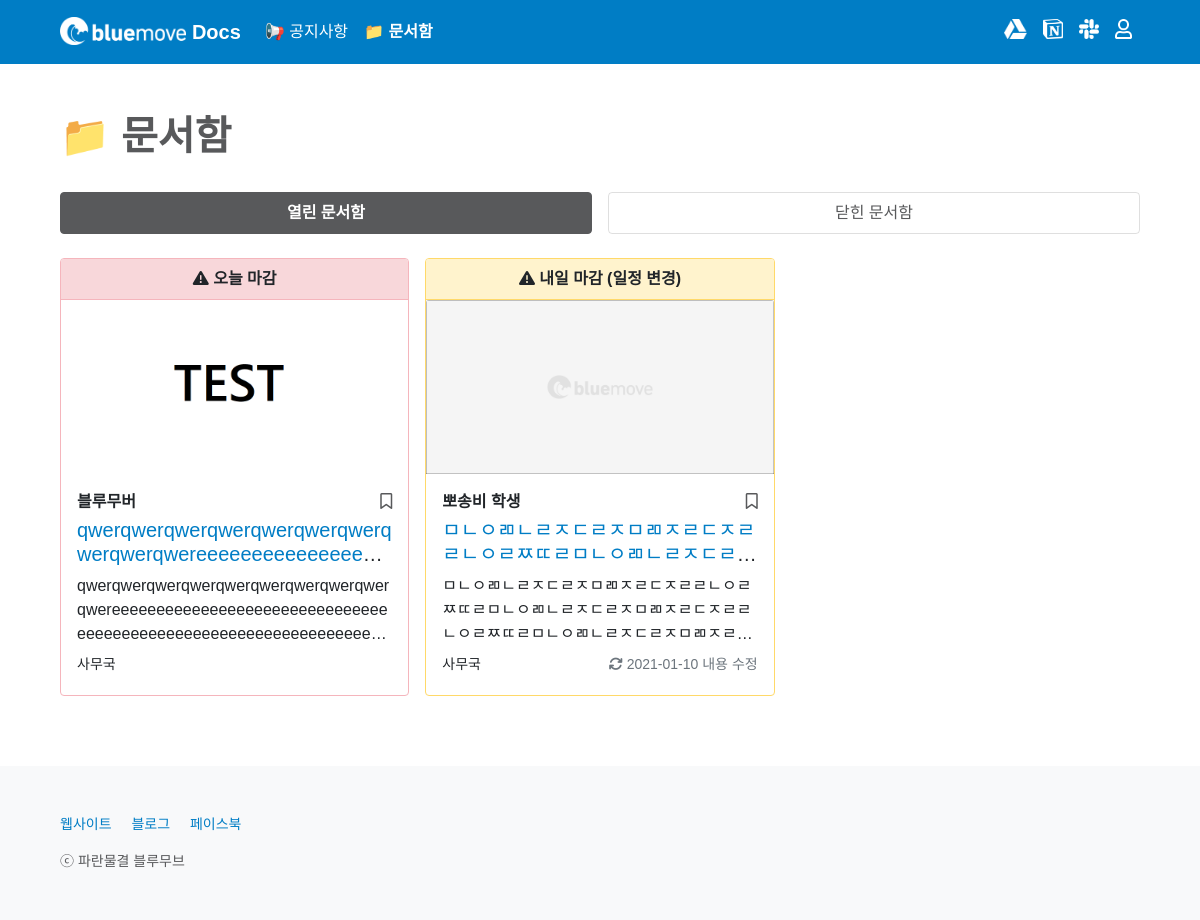
The page /box/ on the database as committed earlier.
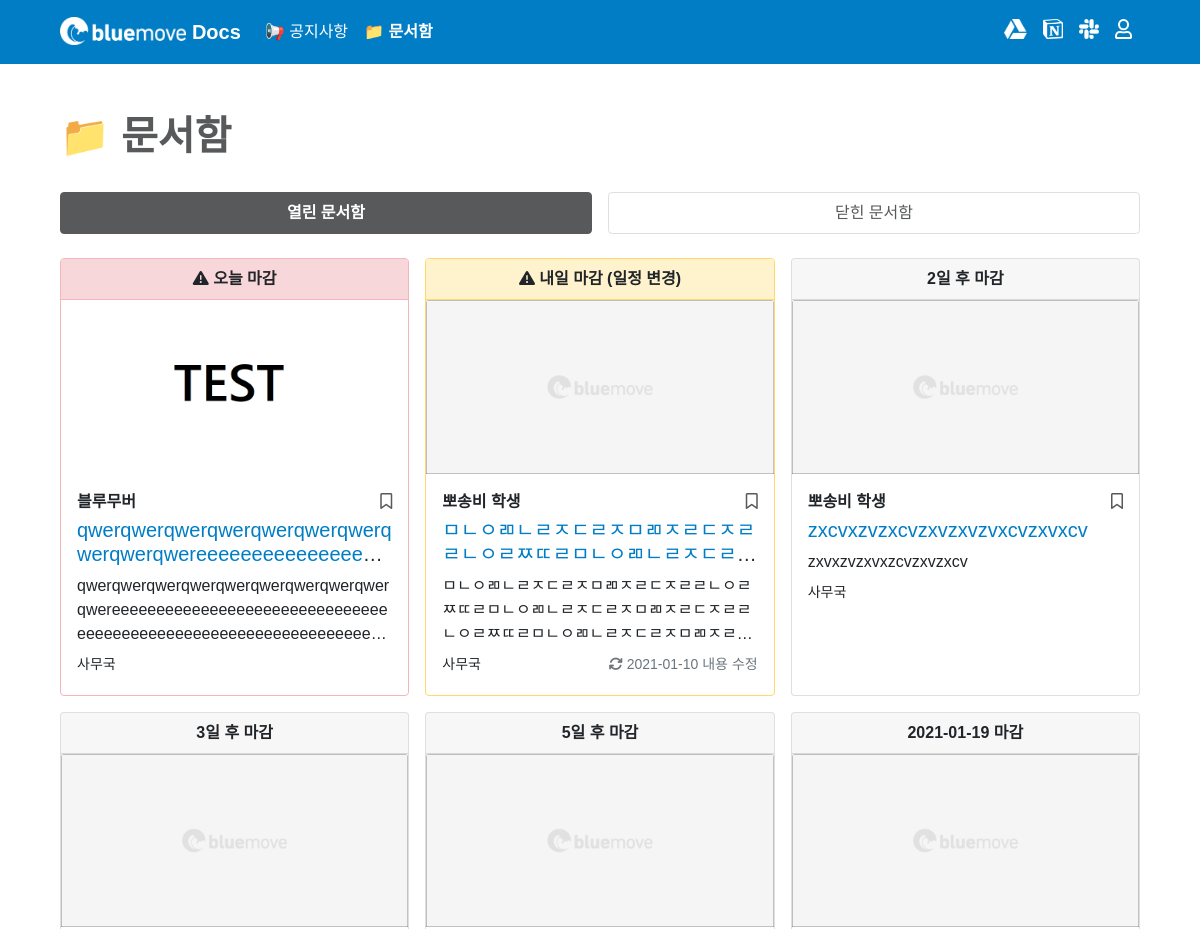
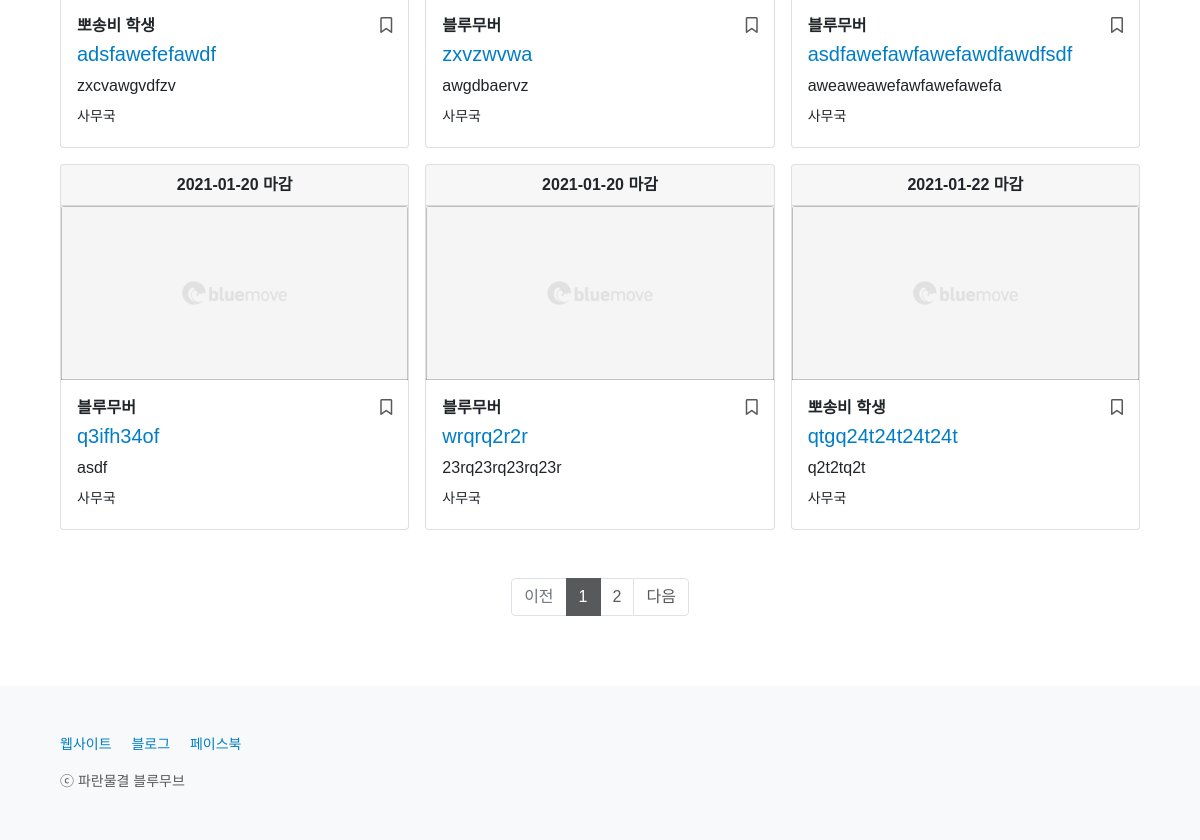
The same page on the database as committed later (2 pictures, top to bottom).
### box/models.py (models this page shows, shortened)
class Box(models.Model):
    CATEGORY_CHOICES = {
        ('bluemover', '블루무버'),
        ('applicant', '블루무버 희망자'),
        ('posongvi', '뽀송비 학생')
    }
    title = models.CharField(max_length = 50)
    writer = models.ForeignKey(User, on_delete=models.CASCADE)
    category = models.CharField(max_length = 50, choices = CATEGORY_CHOICES)
    content = models.TextField()
    content_update_flag = models.BooleanField(default = False)
    image = models.ImageField(upload_to='images/', null = True, blank = True)
    deadline = models.DateField()
    deadline_update_flag = models.BooleanField(default = False)
    created_at = models.DateField(auto_now_add = True)
    updated_at = models.DateField(auto_now = True)
    box_favorite_user_set = models.ManyToManyField(User, blank = True, related_name="box_favorite_user_set", through="Favorite")
    @property
    def deadline_is_tomorrow(self):
        return datetime.date.today() + datetime.timedelta(days = 1) == self.deadline
    @property
    def deadline_is_today(self):
        return datetime.date.today() == self.deadline
    @property
    def deadline_is_over(self):
        return datetime.date.today() > self.deadline
    @property
    def days_left_until_deadline(self):
        return self.deadline - datetime.date.today()

### box/views.py (the view)
# urls.py: path('', main, name='main'),
def main(request):
    opened_boxes = Box.objects.filter(deadline__gte=datetime.date.today()).order_by('deadline')
    closed_boxes = Box.objects.filter(deadline__lt=datetime.date.today()).order_by('deadline')
    page = request.GET.get('page', 1)
    opened_paginator = Paginator(opened_boxes, 9)
    closed_paginator = Paginator(closed_boxes, 9)
    try:
        opened_boxes = opened_paginator.page(page)
        closed_boxes = closed_paginator.page(page)
    except PageNotAnInteger:
        opened_boxes = opened_paginator.page(1)
        closed_boxes = closed_paginator.page(1)
    except EmptyPage:
        opened_boxes = opened_paginator.page(opened_paginator.num_pages)
        closed_boxes = closed_paginator.page(closed_paginator.num_pages)
    return render(request, 'box/main.html', {'opened_boxes': opened_boxes, 'closed_boxes': closed_boxes})

### box/templates/box/main.html (shortened to what this page needs)
{% extends 'base.html' %}
{% block content %}
{% include 'shared/_navbar4box.html' %}
<main class="px-2 px-md-5">
    <div class="container-md mt-5">
        <h1 class="mb-4" style="font-weight: 600; color: #58595B;">📁 문서함</h1>
        {% include 'shared/_boxcard.html' %}
    </div>
</main>
{% endblock %}

### home/templates/base.html (shortened to what this page needs)
{% load static %}
<!doctype html>
<html lang="ko">
    <head>
        <link href="/static/css/font.css" rel="stylesheet">
        <link href="https://cdn.jsdelivr.net/npm/bootstrap@5.0.0-beta1/dist/css/bootstrap.min.css" rel="stylesheet">
    </head>
    <body>
        {% block content %}{% endblock %}
        <footer class="bd-footer px-2 py-3 p-md-5 bg-light text-center text-md-start" style="position: sticky; margin-top: 70px;">
            <div class="container-md">
                <small>
                    <ul class="bd-footer-links ps-0 mb-3">
                        <li class="d-inline-block"><a href="https://bluemove.or.kr:451" target="_blank">웹사이트</a></li>
                        <li class="d-inline-block ms-3"><a href="https://blog.naver.com/bluewavebluemove" target="_blank">블로그</a></li>
                        <li class="d-inline-block ms-3"><a href="https://fb.com/bwbluemove" target="_blank">페이스북</a></li>
                    </ul>
                    <p class="mb-0" style="color: #58595B;">ⓒ 파란물결 블루무브</p>
                </small>
            </div>
        </footer>
    </body>
</html>

### home/templates/shared/_navbar4box.html (shortened to what this page needs)
<header>
    <nav class="navbar navbar-expand-md navbar-dark px-2 px-md-5">
        <div class="container-md">
            <a class="navbar-brand" href="{% url 'home:home' %}" style="font-weight: 600;">
                <img src="/static/images/bluemovelogo.png" alt="블루무브" height="28" class="d-inline-block align-top">
                Docs
            </a>
            <div class="collapse navbar-collapse" id="navbarSupportedContent">
                <ul class="navbar-nav flex-row flex-wrap bd-navbar-nav pt-2 py-md-0">
                    <li class="nav-item col-6 col-md-auto">
                        <a class="nav-link p-2" href="{% url 'notice:main' %}">📢 공지사항</a>
                    </li>
                    <li class="nav-item col-6 col-md-auto">
                        <a class="nav-link p-2 active" aria-current="page" href="{% url 'box:main' %}">📁 문서함</a>
                    </li>
                </ul>
                {% include 'shared/_navbarside.html' %}
            </div>
        </div>
      </nav>
</header>

### home/templates/shared/_navbarside.html (shortened to what this page needs)
<ul class="navbar-nav flex-row flex-wrap ms-md-auto mb-2">
    <li class="nav-item col-6 col-md-auto">
        <a class="nav-link p-2" href="http://drive.bluemove.or.kr" target="_blank" rel="noopener">
            <img src="/static/images/googledrivelogo.png" alt="구글 드라이브로 이동" title="구글 드라이브" height="20" class="d-inline-block">
        </a>
    </li>
    <li class="nav-item col-6 col-md-auto">
        <a class="nav-link p-2" href="https://notion.so/bluemove" target="_blank" rel="noopener">
            <img src="/static/images/notionlogo.png" alt="노션으로 이동" title="노션" height="20" class="d-inline-block">
        </a>
    </li>
    <li class="nav-item col-6 col-md-auto">
        <a class="nav-link p-2" href="https://bwbluemove.slack.com" target="_blank" rel="noopener">
            <img src="/static/images/slacklogo.png" alt="슬랙으로 이동" title="슬랙" height="20" class="d-inline-block">
        </a>
    </li>
    {% if not user.is_authenticated %}
    <li class="nav-item col-6 col-md-auto">
        <a class="nav-link p-2" href="{% url 'account_login' %}?next={{ request.path }}">
            <img src="/static/images/account_notauth.png" alt="로그인" title="로그인" height="20" class="d-inline-block">
        </a>
    </li>
    {% endif %}
</ul>

### home/templates/shared/_boxcard.html (shortened to what this page needs)
<div class="pt-2">
    <ul class="nav nav-pills mb-3 nav-justified gap-3" id="pills-tab" role="tablist">
        <li class="nav-item mb-2" id="forBoxCSS" role="presentation">
            <a class="nav-link active" id="pills-opened-tab" data-bs-toggle="pill" href="#pills-opened" role="tab" aria-controls="pills-opened" aria-selected="true">열린 문서함</a>
        </li>
        <li class="nav-item mb-2" id="forBoxCSS" role="presentation">
            <a class="nav-link" id="pills-closed-tab" data-bs-toggle="pill" href="#pills-closed" role="tab" aria-controls="pills-closed" aria-selected="false">닫힌 문서함</a>
        </li>
    </ul>
</div>
<div class="tab-content" id="pills-tabContent">
    <div class="tab-pane fade show active" id="pills-opened" role="tabpanel" aria-labelledby="pills-opened-tab">
        <div class="row row-cols-1 row-cols-lg-3 row-cols-md-2 g-3">
            {% for box in opened_boxes %}
            {% if box.deadline_is_over %}
            <div style="display: none;">
            {% else %}
            <div class="col">
            {% endif %}
                {% include 'shared/_boxcard_tabdata.html' %}
            </div>
            {% empty %}
            <div class="col"></div>
            <div class="col text-center"><br><h2 style="color: #CCCCCC; font-weight: 600;"><i class="far fa-folder-open"></i> 비어 있어요!</h2><p>문서함이 없습니다.</p></div>
            {% endfor %}
        </div>
        {% if opened_boxes.has_other_pages %}
        <div class="container-md mt-5 p-0">
            <nav aria-label="notice_pagination" style="background-color: transparent;">
                <ul class="pagination justify-content-center m-0">
                    {% if opened_boxes.has_previous %}
                    <li class="page-item">
                        {% if not request.path == '/box/' %}
                        <a class="page-link" href="?page={{ opened_boxes.previous_page_number }}#boxListPosition">이전</a>
                        {% else %}
                        <a class="page-link" href="?page={{ opened_boxes.previous_page_number }}">이전</a>
                        {% endif %}
                    </li>
                    {% else %}
                    <li class="page-item disabled">
                        <span class="page-link">이전</span>
                    </li>
                    {% endif %}
                    {% for i in opened_boxes.paginator.page_range %}
                        {% if opened_boxes.number == i %}
                        <li class="page-item active" aria-current="page">
                            <span class="page-link">{{ i }}</span>
                        </li>
                        {% else %}
                            {% if not request.path == '/box/' %}
                            <li class="page-item"><a class="page-link" href="?page={{ i }}#boxListPosition">{{ i }}</a></li>
                            {% else %}
                            <li class="page-item"><a class="page-link" href="?page={{ i }}">{{ i }}</a></li>
                            {% endif %}
                        {% endif %}
                    {% endfor %}
                    {% if opened_boxes.has_next %}
                    <li class="page-item">
                        {% if not request.path == '/box/' %}
                        <a class="page-link" href="?page={{ opened_boxes.next_page_number }}#boxListPosition">다음</a>
                        {% else %}
                        <a class="page-link" href="?page={{ opened_boxes.next_page_number }}">다음</a>
                        {% endif %}
                    </li>
                    {% else %}
                    <li class="page-item disabled">
                        <span class="page-link">다음</span>
                    </li>
                    {% endif %}
                </ul>
            </nav>
        </div>
        {% endif %}
    </div>
</div>

### home/templates/shared/_boxcard_tabdata.html (shortened to what this page needs)
{% if box.deadline_is_tomorrow %}
<div class="card h-100" style="border: 1px solid #FFD969;">
{% elif box.deadline_is_today %}
<div class="card h-100" style="border: 1px solid #F5B5BC;">
{% elif box.deadline_is_over %}
<div class="card h-100" style="border: 1px solid #bcbebf;">
{% else %}
<div class="card h-100">
{% endif %}
    {% if box.deadline_is_tomorrow %}
    <div class="card-header d-flex justify-content-center" style="background-color: #fff3cd; border-bottom: 1px solid #FFD969;">
        <p class="m-0" style="font-weight: 600;">
            <i class="fas fa-exclamation-triangle"></i>
            {% if box.deadline_update_flag %}
            내일 마감 (일정 변경)
            {% else %}
            내일 마감
            {% endif %}
        </p>
    </div>
    {% elif box.deadline_is_today %}
    <div class="card-header d-flex justify-content-center" style="background-color: #f8d7da; border-bottom: 1px solid #F5B5BC;">
        <p class="m-0" style="font-weight: 600;">
            <i class="fas fa-exclamation-triangle"></i>
            {% if box.deadline_update_flag %}
            오늘 마감 (일정 변경)
            {% else %}
            오늘 마감
            {% endif %}
        </p>
    </div>
    {% elif box.deadline_is_over %}
    <div class="card-header d-flex justify-content-center" style="background-color: #d3d3d4; border-bottom: 1px solid #bcbebf;">
        <p class="m-0" style="font-weight: 600;">
            <i class="fas fa-ban"></i>
            {% if box.deadline_update_flag %}
            {{ box.deadline|date:'Y-m-d' }} 마감 (일정 변경)
            {% else %}
            {{ box.deadline|date:'Y-m-d' }} 마감
            {% endif %}
        </p>
    </div>
    {% else %}
    <div class="card-header d-flex justify-content-center">
        <p class="m-0" style="font-weight: 600;">
            {% if box.days_left_until_deadline.days > 7 %}
                {% if box.deadline_update_flag %}
                {{ box.deadline|date:'Y-m-d' }} 마감 (일정 변경)
                {% else %}
                {{ box.deadline|date:'Y-m-d' }} 마감
                {% endif %}
            {% else %}
                {% if box.deadline_update_flag %}
                {{ box.days_left_until_deadline.days }}일 후 마감 (일정 변경)
                {% else %}
                {{ box.days_left_until_deadline.days }}일 후 마감
                {% endif %}
            {% endif %}
        </p>
    </div>
    {% endif %}
    {% if box.image %}
    <div class="ratio" style="--aspect-ratio: 50%;"><a href="{% url 'box:read' box.id %}{{ request.get_full_path|cut:request.path }}"><img src="{{ box.image.url }}" class="card-img-top" alt="문서함 이미지" style="height: 100%; object-fit: cover; object-position: 50% 50%; border-top-left-radius: 0; border-top-right-radius: 0;"></a></div>
    {% else %}
    <a href="{% url 'box:read' box.id %}{{ request.get_full_path|cut:request.path }}"><img src="/static/images/1800x900-default.png" class="card-img-top" alt="문서함 이미지"></a>
    {% endif %}
    <div class="card-body mb-1">
        <div class="d-flex w-100 justify-content-between">
            <p class="card-text mb-1" style="font-weight: 600;">
                {% if box.category == 'bluemover' %}
                블루무버
                {% endif %}
                {% if box.category == 'posongvi' %}
                뽀송비 학생
                {% endif %}
            </p>
            {% if user.is_authenticated %}
            {% if box.deadline_is_over %}
            <a class="bookmark" id="deadline_bookmark" href="{% url 'box:box_favorite' box.id %}?next={{ request.path }}#boxListPosition">
            {% else %}
            <a class="bookmark" id="ongoing_bookmark" href="{% url 'box:box_favorite' box.id %}?next={{ request.path }}#boxListPosition">
            {% endif %}
                {% if user in box.box_favorite_user_set.all %}
                <p class="mb-1"><i class="fas fa-bookmark"></i></p>
                {% else %}
                <p class="mb-1"><i class="far fa-bookmark"></i></p>
                {% endif %}
            </a>
            {% else %}
            <a type="button" class="bookmark" data-bs-toggle="modal" data-bs-target="#listloginModal">
                <p class="mb-1"><i class="far fa-bookmark"></i></p>
            </a>
            {% endif %}
        </div>
        <h5 class="card-title" style="overflow: hidden; text-overflow: ellipsis; display: -webkit-box; -webkit-line-clamp: 2; -webkit-box-orient: vertical;"><a href="{% url 'box:read' box.id %}{{ request.get_full_path|cut:request.path }}">{{ box.title }}</a></h5>
        <p class="card-text mb-2" style="overflow: hidden; text-overflow: ellipsis; display: -webkit-box; -webkit-line-clamp: 3; -webkit-box-orient: vertical;">
            {{ box.content }}
        </p>
        <div class="d-flex w-100 justify-content-between">
            <small>{{ box.writer.last_name }}{{ box.writer.first_name }}</small>
            <small style="color: #6C757D;">
                {% if box.content_update_flag %}
                <i class="fas fa-sync"></i> {{ box.updated_at|date:'Y-m-d' }} 내용 수정
                {% endif %}
            </small>
        </div>
    </div>
</div>

### home/templates/base.html (style rules this page uses)
body { min-height: 100vh; display: flex; flex-direction: column; }
main { flex: 1; }
a { color: #007DC5; text-decoration: none; }
#pills-tab > .nav-item { color: #58595B; }
.bookmark { color: #58595B; font-weight: 300; text-decoration: none; }
nav { background-color: #007DC5; }
#navbarSupportedContent > ul > li > .active { font-weight: 600; }
#navbarSupportedContent > ul > li > .nav-link { color: #FFFFFF; }
.nav-pills .nav-link { border: 1px solid rgba(0,0,0,.125); }
.nav-pills .nav-link.active, .nav-pills .show > .nav-link { font-weight: 600; border: 1px solid #58595B; background-color: #58595B; }
#forBoxCSS > .nav-link { color: #58595B; }
#forBoxCSS > .nav-link.active { color: #FFFFFF; }
.page-link { color: #58595B; }
.page-item.active .page-link { background-color: #58595B; border-color: #58595B; }

Rows that differ between the two databases and show on the page:
added Box: days_left_until_deadline.days "2", category "뽀송비 학생", title "zxcvxzvzxcvzxvzxvzvxcvzxvxcv", content "zxvxzvzxvxzcvzxvzxcv", writer.first_name "사무국"
added Box: days_left_until_deadline.days "3", category "뽀송비 학생", title "adsfawefefawdf", content "zxcvawgvdfzv", writer.first_name "사무국"
added Box: days_left_until_deadline.days "5", category "블루무버", title "zxvzwvwa", content "awgdbaervz", writer.first_name "사무국"
added Box: deadline "2021-01-19", category "블루무버", title "asdfawefawfawefawdfawdfsdf", content "aweaweawefawfawefawefa", writer.first_name "사무국"
added Box: deadline "2021-01-20", category "블루무버", title "q3ifh34of", content "asdf", writer.first_name "사무국"
added Box: deadline "2021-01-20", category "블루무버", title "wrqrq2r2r", content "23rq23rq23rq23r", writer.first_name "사무국"
added Box: deadline "2021-01-22", category "뽀송비 학생", title "qtgq24t24t24t24t", content "q2t2tq2t", writer.first_name "사무국"
Other text that changed with them:
text now shown: "이전 다음"
new list line: "1"
new list line: "2"
